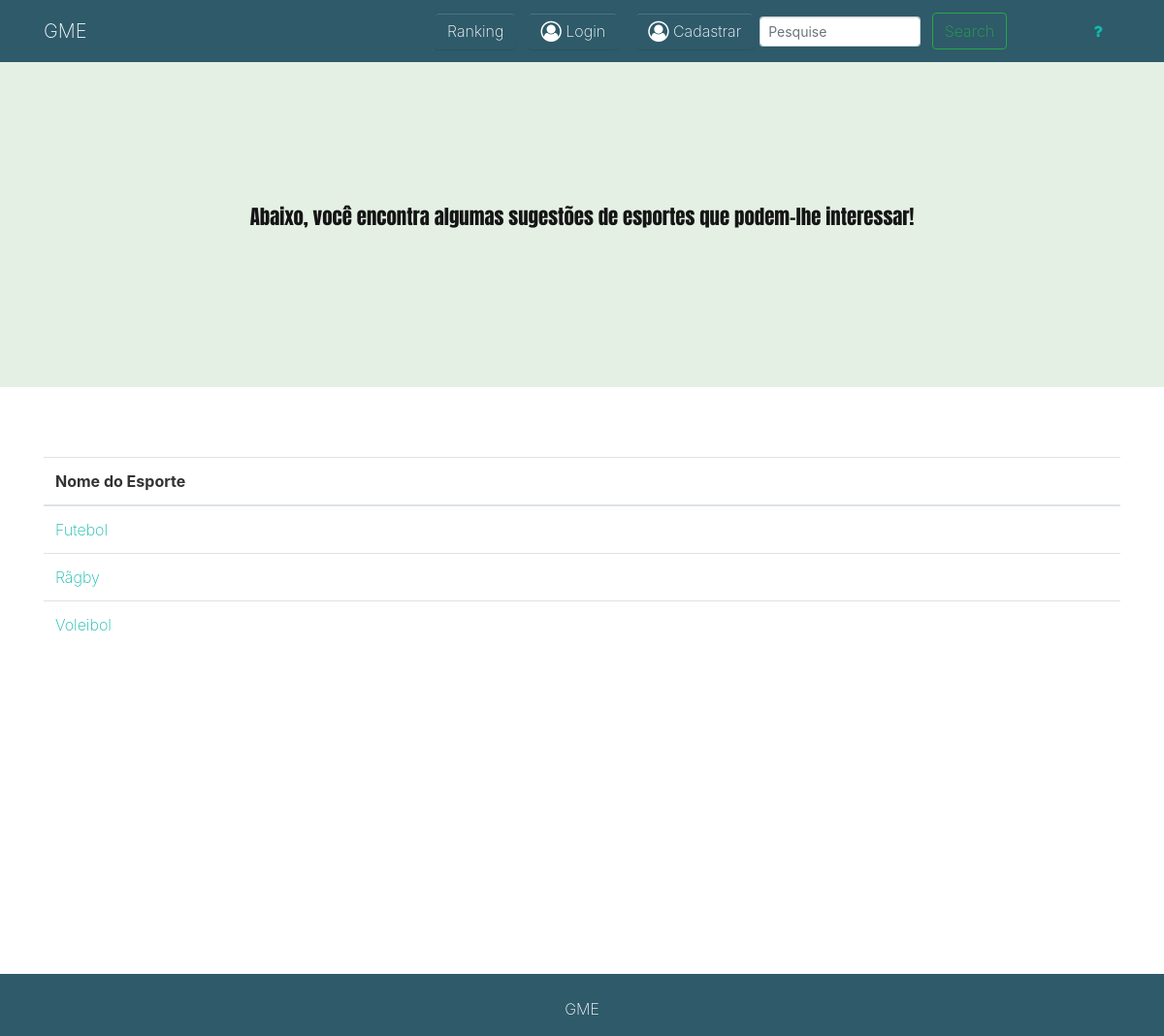
The page /app/controller/EsporteController.php?rota=esportes on the database as committed earlier.
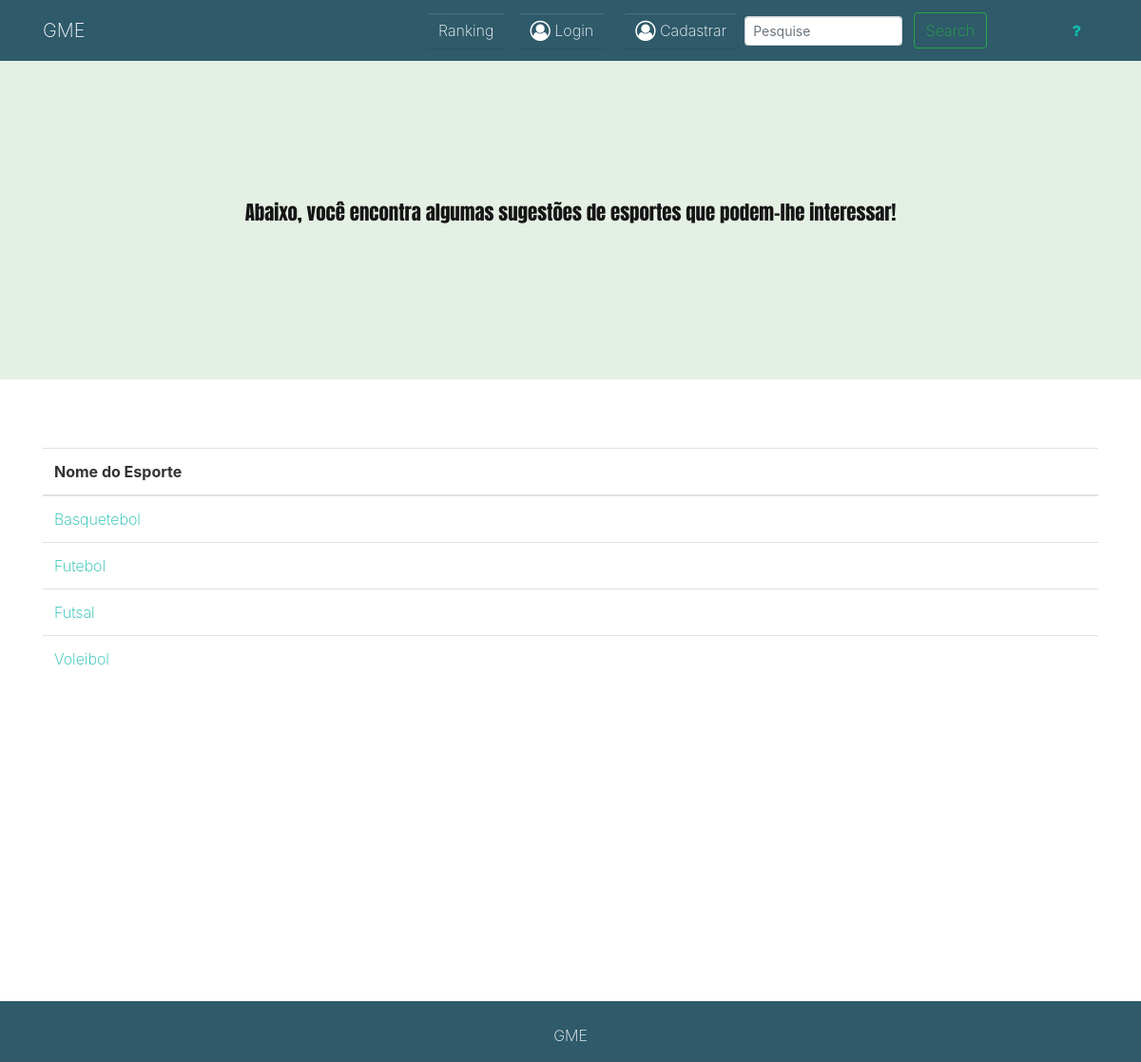
The same page on the database as committed later.
### tables this page shows
CREATE TABLE `esportes` (
  `nome_esporte` varchar(35) DEFAULT NULL,
  `historia` varchar(1000) DEFAULT NULL,
  `id_esporte` int(10) NOT NULL,
  `num_praticantes` varchar(20) NOT NULL,
  `regras` varchar(10000) DEFAULT NULL,
  `icon_esporte` varchar(300) DEFAULT NULL
);

### app/database/Conexao.php (called while the page is built, shortened)
<?php
class Conexao
{
    public static function getConexao(){
        $conexao = new PDO("mysql:host=".self::HOST.";dbname=".self::NOMEBANCO.";charset=utf8", self::USUARIO, self::SENHA);
        return $conexao;
    }
}

### app/crud/CrudEsporte.php (called while the page is built, shortened)
<?php
require_once __DIR__.'/../database/Conexao.php';
require_once __DIR__.'/../model/Esporte.php';
class CrudEsporte
{
    private $conexao;
    public function __construct() {
        $this->conexao = Conexao::getConexao();
    }
    public function buscarEsportes(){
        $consulta = "SELECT * FROM esportes order by nome_esporte asc";
        $esportes = $this->conexao->query($consulta)->fetchAll(PDO::FETCH_ASSOC);
        foreach ($esportes as $esporte){
            $id = $esporte['id_esporte'];
            $nome = $esporte['nome_esporte'];
            $historia = $esporte['historia'];
            $num_praticantes = $esporte['num_praticantes'];
            $regras = $esporte['regras'];
            $esporte = new Esporte($nome, $historia, $num_praticantes, $regras, $id, $esporte['icon_esporte']);
            $lista_esportes[] = $esporte;
        }
        return $lista_esportes;
    }
}

### app/model/Esporte.php (called while the page is built, shortened)
<?php
class Esporte
{
    private $id_esporte;
    private $nome_esporte;
    public function getIdEsporte()
    {
        return $this->id_esporte;
    }
    public function setIdEsporte($id_esporte)
    {
        $this->id_esporte = $id_esporte;
    }
    public function getNomeEsporte()
    {
        return $this->nome_esporte;
    }
    public function setNomeEsporte($nome_esporte){
        $this->nome_esporte = $nome_esporte;
    }
}

### app/view/viewEsportes.php (the view, shortened to what this page needs)
<!DOCTYPE html>
<html>
<head>
    <link rel="stylesheet" href="https://cdnjs.cloudflare.com/ajax/libs/font-awesome/4.7.0/css/font-awesome.min.css" type="text/css">
    <link rel="stylesheet" href="../../assets/viewEsportes.css" type="text/css">
</head>
<body>
<?php
if(isset($_SESSION['tipo']) AND $_SESSION['tipo'] != '2'){
    require_once "navLoged.php";
}
elseif (!isset($_SESSION['tipo'])){
    require_once "navUnloged.php";
}
elseif(isset($_SESSION) AND $_SESSION['tipo'] == '2'){
    require_once "navLogedAdmin.php";
}?>
<div class="cabecalho text-center py-5">
    <div class="container">
        <div class="row my-5 justify-content-center">
            <div class="col-md-10">
                <p class="lead text-dark">Abaixo, você encontra algumas sugestões de esportes que podem-lhe interessar!</p>
            </div>
        </div>
    </div>
</div>
<div class="py-5">
    <div class="container">
        <div class="row">
            <div class="col-md-12">
                <table class="table">
                    <thead>
                    <tr>
                        <th>Nome do Esporte</th>
                    </tr>
                    </thead>
                    <tbody>
                    <?php foreach ($lista_esportes as $l):?>
                    <tr>
                        <td><a href="../controller/EsporteController.php?rota=ver&id=<?= $l->getIdEsporte();?>"><?= $l->getNOmeEsporte();?></a></w></td>
                    </tr>
                    <?php endforeach;?>
                    </tbody>
                </table>
            </div>
        </div>
    </div>
</div>
</body>
</html>

Rows that differ between the two databases and show on the page:
removed esportes: nome_esporte "Rãgby"
added esportes: nome_esporte "Basquetebol"
added esportes: nome_esporte "Futsal"
